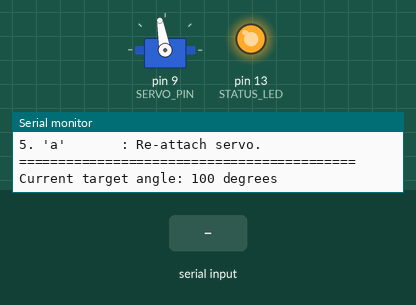
Bench run of a sketch on a simulated Arduino Uno, built with avr-gcc and run on an emulated ATmega328P. On the bench: servo, output pins drawn as LEDs (lit = HIGH), the last lines printed to the serial monitor. Inputs (shaded band) come from the test bench.

Above: at 3.0 s.
3.1 s: "t,45\n" received over Serial
At 4.1 s:
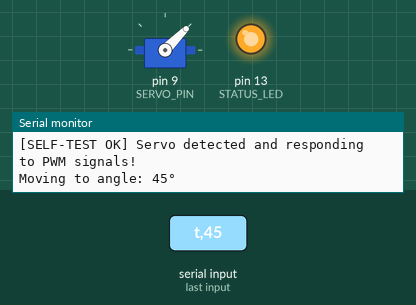
5.3 s: "d90\n" received over Serial
At 6.0 s:
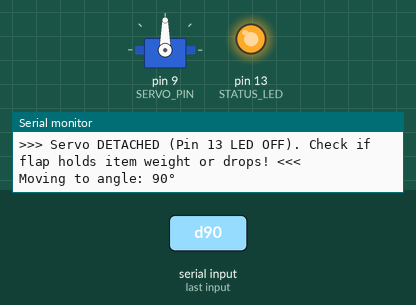
6.8 s: "30,150\n" received over Serial
At 7.8 s:
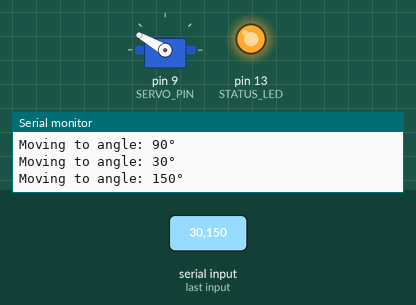
8.3 s: "5\n" received over Serial
At 8.8 s:
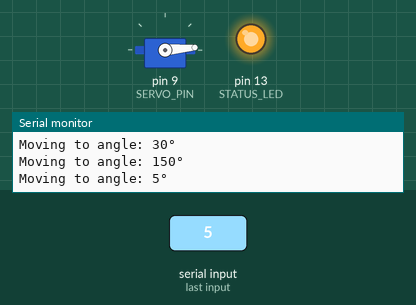
9.8 s: "d,45\n" received over Serial
At 10.6 s:
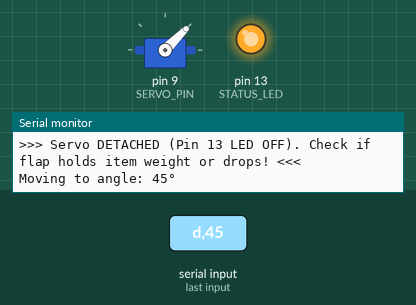
11.3 s: "t90\n" received over Serial
At 11.42 s:
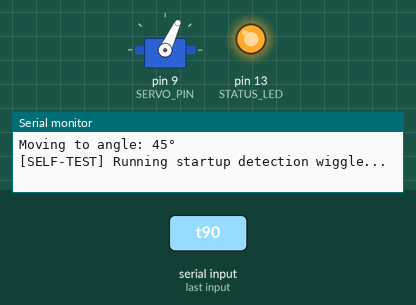
Timing chart, 0 to 14.0 s (numbered marks = the images above; inputs shaded):
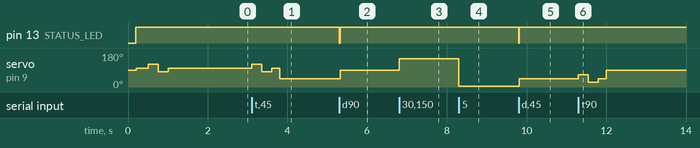

The sketch:

servo_calibration.ino
```cpp
#include <Servo.h>

// Servo pin connected to Arduino Pin 9
#define SERVO_PIN 9
#define STATUS_LED 13 // Onboard LED on Arduino (Pin 13)

Servo testServo;
int currentAngle = 100; // Starts at your closed position

void printHelp() {
  Serial.println(F("\n==========================================="));
  Serial.println(F("     SMARTSORT SERVO CALIBRATION TOOL      "));
  Serial.println(F("==========================================="));
  Serial.print(F(" Hardware Status: SERVO ATTACHED on Pin "));
  Serial.println(SERVO_PIN);
  Serial.println(F(" Onboard LED (Pin 13): ON = Servo Active, OFF = Detached"));
  Serial.println(F("-------------------------------------------"));
  Serial.println(F("Commands:"));
  Serial.println(F("1. Type any angle (0 - 180) and press Enter."));
  Serial.println(F("2. '+' / '-' : Nudge angle up/down by 5 degrees."));
  Serial.println(F("3. 't'       : Run test verification wiggle."));
  Serial.println(F("4. 'd'       : Detach servo (test if flap sags under weight)."));
  Serial.println(F("5. 'a'       : Re-attach servo."));
  Serial.println(F("==========================================="));
  Serial.print(F("Current target angle: "));
  Serial.print(currentAngle);
  Serial.println(F(" degrees"));
}

// Visual confirmation self-test sweep
void runSelfTestWiggle() {
  Serial.println(F("[SELF-TEST] Running startup detection wiggle..."));
  digitalWrite(STATUS_LED, HIGH);

  // Wiggle +20 deg and -20 deg to physically show motor responds
  testServo.write(constrain(currentAngle + 20, 0, 180));
  delay(250);
  testServo.write(constrain(currentAngle - 20, 0, 180));
  delay(250);
  testServo.write(currentAngle);
  delay(200);

  Serial.println(F("[SELF-TEST OK] Servo detected and responding to PWM signals!"));
}

void setup() {
  pinMode(STATUS_LED, OUTPUT);
  digitalWrite(STATUS_LED, LOW);

  Serial.begin(9600);
  delay(200);

  // Attach and enable servo
  testServo.attach(SERVO_PIN);
  digitalWrite(STATUS_LED, HIGH); // LED ON indicates PWM line is active

  if (testServo.attached()) {
    Serial.println(F("\n>>> [HARDWARE CHECK: PASSED] Servo attached to Pin 9 successfully! <<<"));
  } else {
    Serial.println(F("\n>>> [HARDWARE CHECK: FAILED] Could not attach servo on Pin 9! <<<"));
  }

  // Set home position and run visible wiggle test
  testServo.write(currentAngle);
  delay(300);
  runSelfTestWiggle();

  printHelp();
}

void loop() {
  if (Serial.available() > 0) {
    char firstChar = Serial.peek();

    if (firstChar == '+') {
      Serial.read(); // consume char
      currentAngle = constrain(currentAngle + 5, 0, 180);
      if (!testServo.attached()) {
        testServo.attach(SERVO_PIN);
        digitalWrite(STATUS_LED, HIGH);
      }
      testServo.write(currentAngle);
      Serial.print(F("Angle (+) -> "));
      Serial.println(currentAngle);
    }
    else if (firstChar == '-') {
      Serial.read(); // consume char
      currentAngle = constrain(currentAngle - 5, 0, 180);
      if (!testServo.attached()) {
        testServo.attach(SERVO_PIN);
        digitalWrite(STATUS_LED, HIGH);
      }
      testServo.write(currentAngle);
      Serial.print(F("Angle (-) -> "));
      Serial.println(currentAngle);
    }
    else if (firstChar == 't' || firstChar == 'T') {
      Serial.read(); // consume char
      if (!testServo.attached()) {
        testServo.attach(SERVO_PIN);
        digitalWrite(STATUS_LED, HIGH);
      }
      runSelfTestWiggle();
    }
    else if (firstChar == 'd' || firstChar == 'D') {
      Serial.read(); // consume char
      testServo.detach();
      digitalWrite(STATUS_LED, LOW); // LED OFF = Detached
      Serial.println(F(">>> Servo DETACHED (Pin 13 LED OFF). Check if flap holds item weight or drops! <<<"));
    }
    else if (firstChar == 'a' || firstChar == 'A') {
      Serial.read(); // consume char
      testServo.attach(SERVO_PIN);
      digitalWrite(STATUS_LED, HIGH); // LED ON = Attached
      testServo.write(currentAngle);
      Serial.print(F(">>> Servo RE-ATTACHED (Pin 13 LED ON) at angle: "));
      Serial.println(currentAngle);
    }
    else if (firstChar >= '0' && firstChar <= '9') {
      int targetAngle = Serial.parseInt();
      if (targetAngle >= 0 && targetAngle <= 180) {
        currentAngle = targetAngle;
        if (!testServo.attached()) {
          testServo.attach(SERVO_PIN);
          digitalWrite(STATUS_LED, HIGH);
        }
        testServo.write(currentAngle);
        Serial.print(F("Moving to angle: "));
        Serial.print(currentAngle);
        Serial.println(F("°"));
      } else {
        Serial.println(F("Invalid angle. Enter a number between 0 and 180."));
      }
    }
    else {
      // Clear unrecognized characters (whitespace, newlines, etc.)
      Serial.read();
    }
  }
}
```

Measured:
- after the input at 3.1 s, servo on pin 9 (SERVO_PIN): 100° → 120° at once, → 80° 0.25 s later, → 100° 0.25 s later, → 45° 0.20 s later
- after the input at 5.3 s, pin 13 (STATUS_LED): HIGH → LOW at once, → HIGH 0.02 s later; servo on pin 9 (SERVO_PIN): 45° → 90° at once
- after the input at 6.8 s, servo on pin 9 (SERVO_PIN): 90° → 150° at once
- after the input at 8.3 s, servo on pin 9 (SERVO_PIN): 150° → 5° at once
- after the input at 9.8 s, pin 13 (STATUS_LED): HIGH → LOW at once, → HIGH 0.02 s later; servo on pin 9 (SERVO_PIN): 5° → 45° at once
- after the input at 11.3 s, servo on pin 9 (SERVO_PIN): 45° → 65° at once, → 25° 0.25 s later, → 45° 0.25 s later, → 90° 0.20 s later
